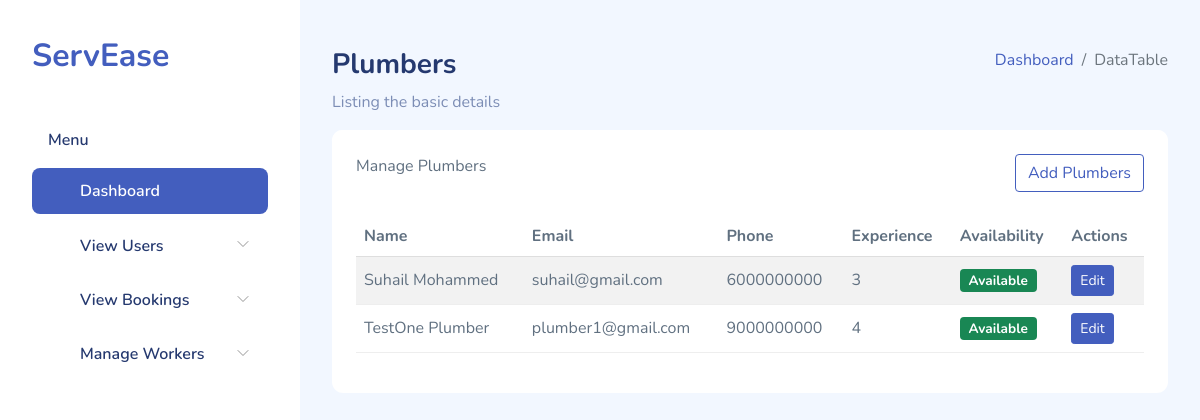
The app's page /manage_plumbers/ with its own data.
### Home_app/models.py (models this page shows)
class Plumber(models.Model):
    plumber_id = models.AutoField(primary_key=True)
    user_id = models.ForeignKey(Users, on_delete=models.CASCADE)
    skill_id = models.ForeignKey(Skill, on_delete=models.CASCADE)
    experience = models.IntegerField()
    availability = models.IntegerField(default=0)
    firstname = models.CharField(max_length=50)
    lastname = models.CharField(max_length=50)
    place=models.CharField(max_length=30, blank=True)
    district = models.CharField(max_length=20, blank=True)
    email = models.EmailField()
    phone = models.CharField(max_length=15)
    profilepic = models.ImageField(upload_to='plumber_pics', null=True, blank=True)
    address = models.TextField()

### Home_app/views.py (the view)
# urls.py: path('manage_plumbers/', views.manage_plumbers, name='manage_plumbers'),
def manage_plumbers(request):
    plumbers = Plumber.objects.all()  # Fetch all plumbers from the database
    return render(request, 'admin_temp/manage_plumbers.html', {'plumbers': plumbers})

### templates/admin_temp/manage_plumbers.html (shortened to what this page needs)
{% load static %}
<!DOCTYPE html>
<html lang="en">
<head>
    <link rel="stylesheet" href="{% static 'adm_assets/css/bootstrap.css' %}">
    <link rel="stylesheet" href="{% static 'adm_assets/vendors/iconly/bold.css'%}">
    <link rel="stylesheet" href="{% static 'adm_assets/vendors/perfect-scrollbar/perfect-scrollbar.css' %}">
    <link rel="stylesheet" href="{% static 'adm_assets/vendors/bootstrap-icons/bootstrap-icons.css' %}">
    <link rel="stylesheet" href="{% static 'adm_assets/css/app.css' %}">
</head>
<body>
    <div id="app">
        <div id="sidebar" class="active">
            <div class="sidebar-wrapper active">
                <div class="sidebar-header">
                    <div class="d-flex justify-content-between">
                        <div class="logo">
                            <a href="#">ServEase</a>
                        </div>
                    </div>
                </div>
<div class="sidebar-menu">
    <ul class="menu">
        <li class="sidebar-title">Menu</li>
        <li class="sidebar-item active ">
            <a href="{% url 'dashboard' %}" class='sidebar-link'>
                <i class="bi bi-grid-fill"></i>
                <span>Dashboard</span>
            </a>
        </li>
        <li class="sidebar-item  has-sub">
            <a href="#" class='sidebar-link'>
                <i class="bi bi-stack"></i>
                <span>View Users</span>
            </a>
        </li>
        <li class="sidebar-item  has-sub">
            <a href="#" class='sidebar-link'>
                <i class="bi bi-collection-fill"></i>
                <span>View Bookings</span>
            </a>
        </li>
        <li class="sidebar-item  has-sub">
            <a href="#" class='sidebar-link'>
                <i class="bi bi-stack"></i>
                <span>Manage Workers</span>
            </a>
        </li>
</div>
</div>
</div>
        <div id="main">
            <div class="page-heading">
                <div class="page-title">
                    <div class="row">
                        <div class="col-12 col-md-6 order-md-1 order-last">
                            <h3>Plumbers</h3>
                            <p class="text-subtitle text-muted">Listing the basic details</p>
                        </div>
                        <div class="col-12 col-md-6 order-md-2 order-first">
                            <nav aria-label="breadcrumb" class="breadcrumb-header float-start float-lg-end">
                                <ol class="breadcrumb">
                                    <li class="breadcrumb-item"><a href="{% url 'dashboard' %}">Dashboard</a></li>
                                    <li class="breadcrumb-item active" aria-current="page">DataTable</li>
                                </ol>
                            </nav>
                        </div>
                    </div>
                </div>
                <section class="section">
                    <div class="card">
                        <div class="card-header">
                            Manage Plumbers
                            <a href="{%url 'add_plumber'%}" class="btn btn-outline-primary float-start float-lg-end">
                                Add Plumbers
                            </a>
                        </div>
                        <div class="card-body">
                            <table class="table table-striped" id="table1">
                                <thead>
                                    <tr>
                                        <th>Name</th>
                                        <th>Email</th>
                                        <th>Phone</th>
                                        <th>Experience</th>
                                        <th>Availability</th>
                                        <th>Actions</th>
                                    </tr>
                                </thead>
                                <tbody>
                                    {% for plumber in plumbers %}
                                    <tr>
                                        <td>{{ plumber.firstname }} {{ plumber.lastname }}</td>
                                        <td>{{ plumber.email }}</td>
                                        <td>{{ plumber.phone }}</td>
                                        <td>{{ plumber.experience }}</td>
                                        <td>
                                            {% if plumber.availability %}
                                                <span class="badge bg-success">Available</span>
                                            {% else %}
                                                <span class="badge bg-danger">Not Available</span>
                                            {% endif %}
                                        </td>
                                        <td>
                                            <a href="{% url 'edit_plumber' plumber.plumber_id %}" class="btn btn-primary btn-sm">Edit</a>
                                        </td>
                                    </tr>
                                    {% empty %}
                                    <tr>
                                        <td colspan="6">No plumbers found.</td>
                                    </tr>
                                    {% endfor %}
                                </tbody>
                            </table>
                        </div>
                    </div>
                </section>
            </div>
        </div>
    </div>
</body>
</html>

### static/adm_assets/css/app.css (style rules this page uses)
.btn.btn-danger,.btn.btn-info,.btn.btn-primary,.btn.btn-secondary,.btn.btn-success,.btn.btn-warning { color:#fff }
.card { margin-bottom:2.2rem;border:none }
.card .card-header { border:none }
.card .card-header~.card-body { padding-top:0 }
.card .card-body { padding:1.5rem }
#sidebar.active .sidebar-wrapper { left:0 }
.sidebar-wrapper { width:300px;height:100vh;position:fixed;top:0;z-index:10;overflow-y:auto;background-color:#fff;bottom:0;transition:left .5s ease-out }
.sidebar-wrapper .sidebar-header { padding:2rem 2rem 1rem;font-size:2rem;font-weight:700 }
.sidebar-wrapper .menu { margin-top:2rem;padding:0 2rem;font-weight:600 }
.sidebar-wrapper .menu .sidebar-title { padding:0 1rem;margin:1.5rem 0 1rem;font-size:1rem;list-style:none;font-weight:600;color:#25396f }
.sidebar-wrapper .menu .sidebar-link { display:block;padding:.7rem 1rem;font-size:1rem;display:flex;align-items:center;border-radius:.5rem;transition:all .5s;text-decoration:none;color:#25396f }
.sidebar-wrapper .menu .sidebar-link i,.sidebar-wrapper .menu .sidebar-link svg { color:#7c8db5 }
.sidebar-wrapper .menu .sidebar-link span { margin-left:1rem }
.sidebar-wrapper .menu .sidebar-item { list-style:none;margin-top:.5rem;position:relative }
.sidebar-wrapper .menu .sidebar-item.has-sub .sidebar-link:after { position:absolute;color:#ccc;right:15px;top:12px;display:block }
.sidebar-wrapper .menu .sidebar-item.active .sidebar-link { background-color:#435ebe }
.sidebar-wrapper .menu .sidebar-item.active .sidebar-link span { color:#fff }
.sidebar-wrapper .menu .sidebar-item.active .sidebar-link i,.sidebar-wrapper .menu .sidebar-item.active .sidebar-link svg { fill:#fff;color:#fff }
.dataTable-table td,.dataTable-table thead th,.table td,.table thead th { vertical-align:middle }
.dataTable-table:not(.table-borderless) thead th,.table:not(.table-borderless) thead th { border-bottom:1px solid #dedede!important }
.bi { width:1rem;height:1rem }
#main { margin-left:300px;padding:2rem }
.page-heading { margin:0 0 2rem }
.page-heading h3 { font-weight:700 }
a { text-decoration:none }

### records on screen
Plumber: firstname "Suhail", lastname "Mohammed", email "suhail@gmail.com", phone "6000000000", experience "3", availability "Available"
Plumber: firstname "TestOne", lastname "Plumber", email "plumber1@gmail.com", phone "9000000000", experience "4", availability "Available"
